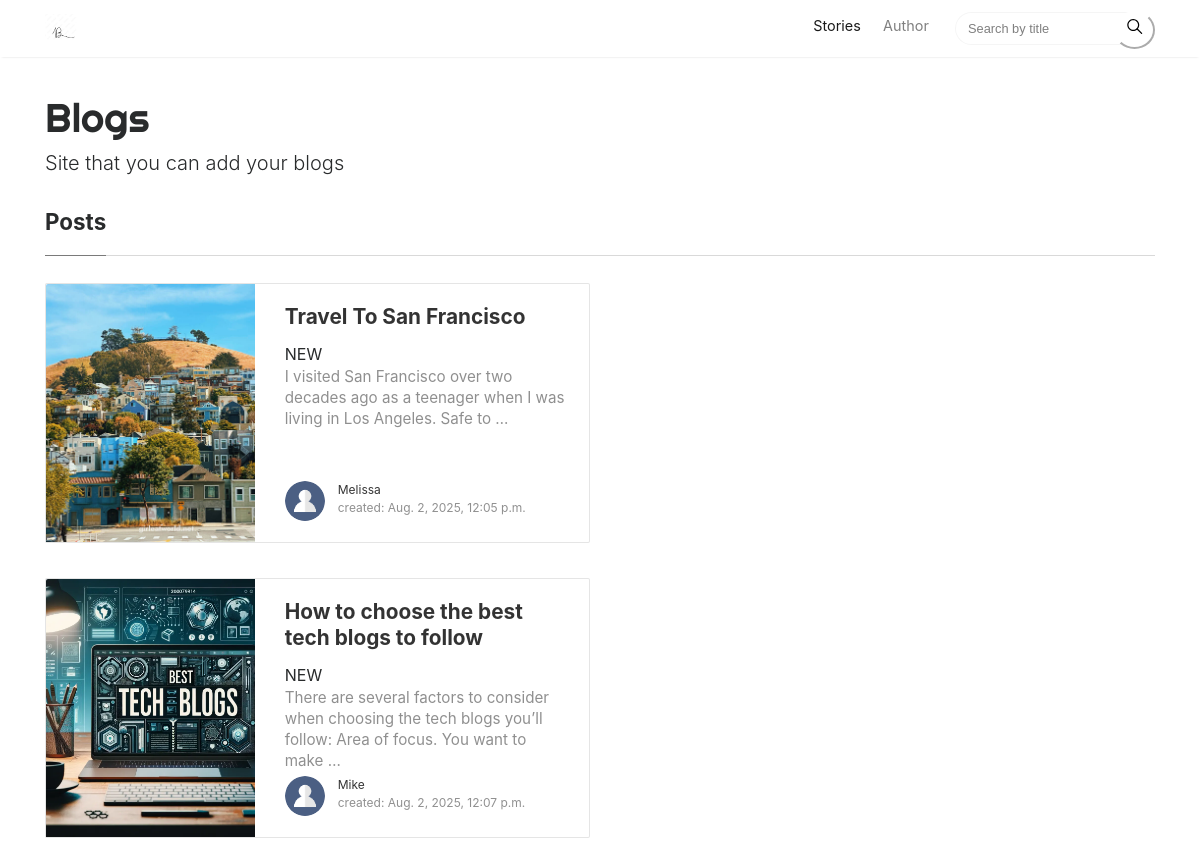
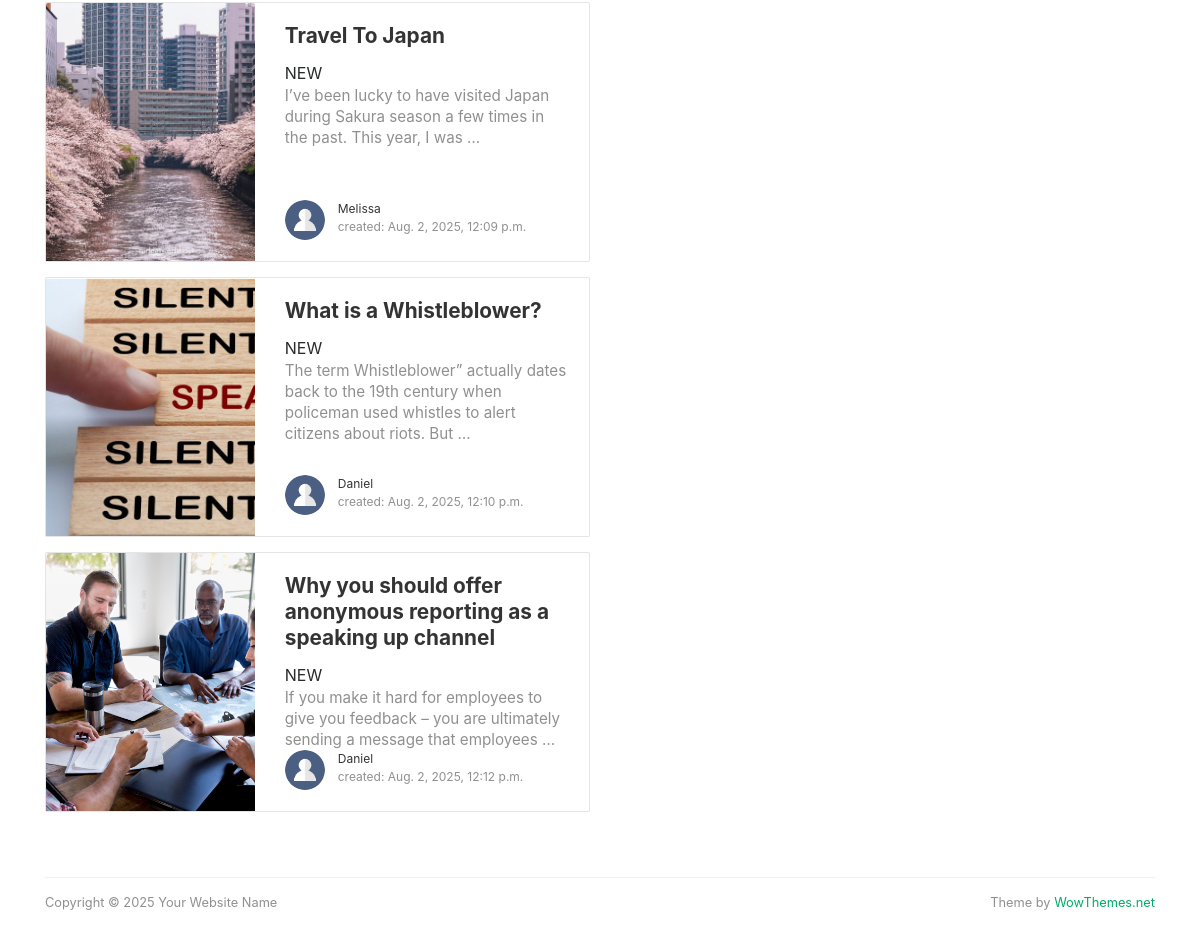
The page / on the database its author committed (2 pictures, top to bottom).
### posts/models.py (models this page shows, shortened)
class Article(models.Model):
    STATUS_OF_ARTICLE = [
        ('ch','Checking'),
        ('re','Rejected'),
        ('pu','published'),
    ]
    title = models.CharField(max_length=200)
    content = models.TextField()
    created = models.DateTimeField(auto_now_add=True)
    edited = models.DateTimeField(auto_now=True)
    status = models.CharField(choices=STATUS_OF_ARTICLE, max_length=20, default='ch')
    author = models.ForeignKey(User,on_delete=models.CASCADE,related_name='Articles')
    slug = models.SlugField(unique=True,null=True)
    image = models.ImageField(upload_to='images/',null=True,blank=True)
    objects = models.Manager()
    publish = ArticleManager()

### posts/views.py (the view)
# urls.py: path('',views.post_lists,name='list'),
def post_lists(request):
    articles = Article.publish.all()
    return render(request,'blogs/list.html',{'articles':articles})

### posts/models.py (called while the page is built)
    def get_queryset(self):
        return super(ArticleManager, self).get_queryset().filter(status = 'pu')

### posts/templatetags/custom.py (called while the page is built)
@register.filter(name='new')
def blog(value):
    created_date = value.strftime('%d %m %y')
    now_date = datetime.now().strftime('%d %m %y')
    created_prime = datetime.strptime(created_date,'%d %m %y')
    now_prime = datetime.strptime(now_date,'%d %m %y')
    if (now_prime - created_prime).days < 7:
        return ('NEW')
    else:
        return('')

### posts/templates/blogs/list.html (shortened to what this page needs)
{% extends 'base.html' %}
{% load static custom %}
    {% block content %}
    {% for i in articles %}
	<div class="card-columns listfeaturedtag">
		<div class="card">
			<div class="row">
				<div class="col-md-5 wrapthumbnail">
					<a href="/{{i.slug}}">
						<div class="thumbnail" style="background-image:url({{i.image.url}});">
						</div>
					</a>
				</div>
				<div class="col-md-7">
					<div class="card-block">
						<h2 class="card-title"><a href="/{{i.slug}}">{{i.title}}</a></h2>
						{{i.created|new}}
						<h4 class="card-text">{{i.content|truncatewords:20}}</h4>
						<div class="metafooter">
							<div class="wrapfooter">
								<span class="meta-footer-thumb">
								<a href="{% url 'author_detail' id=i.id slug=i.slug %}"><img class="author-thumb" src="{% static 'assets/img/prof.png' %}" alt="Sal"></a>
								</span>
								<span class="author-meta">
								<span class="post-name"><a href="{% url 'author_detail' id=i.id slug=i.slug %}">{{i.author}}</a></span><br/>
								<span class="post-date">created: {{i.created}}</span>
							</div>
						</div>
					</div>
				</div>
			</div>
		</div>
        </div>
</section>
    {% endfor %}
    {% endblock content %}

### templates/base.html (shortened to what this page needs)
{% load static %}
<!DOCTYPE html>
<html lang="en">
<head>
<link href="{% static 'assets/css/bootstrap.min.css' %}" rel="stylesheet">
<link href="https://maxcdn.bootstrapcdn.com/font-awesome/4.7.0/css/font-awesome.min.css" rel="stylesheet">
<link href="{% static 'assets/css/mediumish.css' %}" rel="stylesheet">
</head>
<body>
<nav class="navbar navbar-toggleable-md navbar-light bg-white fixed-top mediumnavigation">
<div class="container">
	<a class="navbar-brand" href="/">
	<img src="{% static 'assets/img/lo.jpg' %}" alt="logo">
	</a>
	<div class="collapse navbar-collapse" id="navbarsExampleDefault">
		<ul class="navbar-nav ml-auto">
			<li class="nav-item active">
			<a class="nav-link" href="/">Stories <span class="sr-only">(current)</span></a>
			</li>
			<li class="nav-item">
			<a class="nav-link" href="/authors">Author</a>
			</li>
		</ul>
		<form method="get" action="search" class="form-inline my-2 my-lg-0">
			<input class="form-control mr-sm-2" type="text" name="q" placeholder="Search by title">
			<span class="search-icon"><button style="border-radius: 100%; background-color: white; border-color: white;"><svg class="svgIcon-use" width="25" height="25" viewbox="0 0 25 25"></button></span>
		</form>
	</div>
</div>
</nav>
<div class="container">
	<div class="mainheading">
		<h1 class="sitetitle">Blogs</h1>
		<p class="lead">
			Site that you can add your blogs
		</p>
	</div>
	<section class="featured-posts">
	<div class="section-title">
		<h2><span>Posts</span></h2>
	</div>
	{% block content %}
	{% endblock content %}
	<div class="footer">
		<p class="pull-left">
			 Copyright &copy; 2025 Your Website Name
		</p>
		<p class="pull-right">
			 Theme by <a target="_blank" href="https://www.wowthemes.net">WowThemes.net</a>
		</p>
		<div class="clearfix">
		</div>
	</div>
</div>
</body>
</html>

### static/assets/css/mediumish.css (style rules this page uses)
body { padding-top:5rem; }
.mainheading { padding:1rem 0rem; }
a { color:#00ab6b; }
a,a:hover { transition:all 0.2s; }
.mediumnavigation { background:rgba(255,255,255,.97); box-shadow:0 2px 2px -2px rgba(0,0,0,.15); }
section { margin-bottom:20px; }
.section-title h2 { border-bottom:1px solid rgba(0,0,0,.15); margin-bottom:25px; font-weight:700; font-size:1.4rem; margin-bottom:27px; }
.section-title span { border-bottom:1px solid rgba(0,0,0,.44); display:inline-block; padding-bottom:20px; margin-bottom:-1px; }
@media (min-width:576px) { .card-columns.listfeaturedtag { -webkit-column-count:2; -moz-column-count:2; column-count:2; } }
@media (min-width:992px) { .navbar-toggleable-md .navbar-nav .nav-link { padding-right:.7rem; padding-left:.7rem; } }
.card-columns .card { margin-bottom:20px; }
.listfeaturedtag .wrapthumbnail { height:258px; flex:0 0 auto; }
.listfeaturedtag .card { border:1px solid rgba(0,0,0,.1); border-radius:2px; height:260px; padding-left:0; margin-bottom:15px; }
.listfeaturedtag .thumbnail { background-size:cover; height:100%; display:block; background-position:38% 22% !important; background-origin:border-box!important; border-top-left-radius:2px; }
.listfeaturedtag .card-block { padding-left:0; }
.listfeaturedtag h2.card-title,.listrecent h2.card-title { font-size:1.3rem; font-weight:700; line-height: 1.25; }
.listfeaturedtag h2.card-title a,.listrecent h2.card-title a { color:rgba(0,0,0,.8); }
.listfeaturedtag h4.card-text,.listrecent h4.card-text { color:rgba(0,0,0,.44); font-size:0.95rem; line-height:1.4; font-weight:400; }
.listfeaturedtag .wrapfooter { position:absolute; bottom:20px; font-size:12px; display:block; width:85%; }
.author-thumb { width:40px; height:40px; float:left; margin-right:13px; border-radius:100%; }
.author-meta { flex:1 1 auto; white-space:nowrap!important; text-overflow:ellipsis!important; overflow:hidden!important; }
span.post-name,span.post-date,span.author-meta { display:inline-block; }
span.post-date,span.post-read { color:rgba(0,0,0,.44); }
span.post-name a,span.post-read-more a:hover { color:rgba(0,0,0,.8); }
.mediumnavigation .form-control { font-size:0.8rem; border-radius:30px; overflow:hidden; border:1px solid rgba(0,0,0,0.04); }
.mediumnavigation .form-inline { margin-left:15px; }
.mediumnavigation .navbar-brand { font-weight:500; }
.mediumnavigation .nav-item,.dropdown-menu { font-size:0.9rem; }
.mediumnavigation .search-icon { margin-left:-40px; display:inline-block; margin-top:3px; cursor:pointer; }
.mediumnavigation .navbar-brand img { max-height:30px; margin-right:5px; }
.mainheading h1.sitetitle { font-family:Righteous; }
.footer { border-top:1px solid rgba(0,0,0,.05)!important; padding-top:15px; padding-bottom:12px; font-size:0.8rem; color:rgba(0,0,0,.44); margin-top:50px; }
.card { border-radius:4px; }

### rows shown on the page
Article: image (picture), title "Travel To San Francisco", created|new "NEW", content "I visited San Francisco over two decades ago as a teenager when I was living in Los Angeles. Safe to …", author "Melissa", created "Aug. 2, 2025, 12:05 p.m."
Article: image (picture), title "How to choose the best tech blogs to follow", created|new "NEW", content "There are several factors to consider when choosing the tech blogs you’ll follow: Area of focus. You want to make …", author "Mike", created "Aug. 2, 2025, 12:07 p.m."
Article: image (picture), title "Travel To Japan", created|new "NEW", content "I’ve been lucky to have visited Japan during Sakura season a few times in the past. This year, I was …", author "Melissa", created "Aug. 2, 2025, 12:09 p.m."
Article: image (picture), title "What is a Whistleblower?", created|new "NEW", content "The term Whistleblower” actually dates back to the 19th century when policeman used whistles to alert citizens about riots. But …", author "Daniel", created "Aug. 2, 2025, 12:10 p.m."
Article: image (placeholder picture), title "Why you should offer anonymous reporting as a speaking up channel", created|new "NEW", content "If you make it hard for employees to give you feedback – you are ultimately sending a message that employees …", author "Daniel", created "Aug. 2, 2025, 12:12 p.m."
